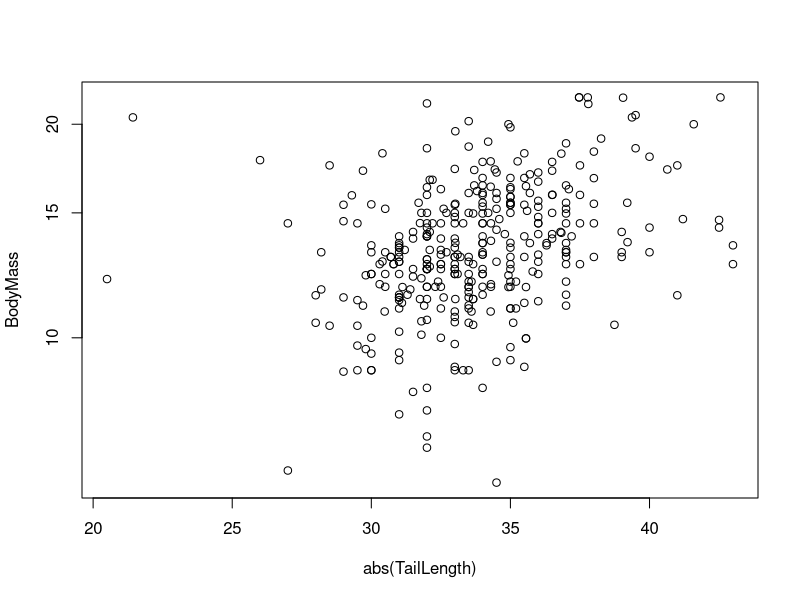

Write R code to recreate this figure.
setwd("~/Desktop/Evolution/Tasks/Project")
Data <- read.csv("DataSet.csv")
Data2 <- read.csv("DataSet2.csv")
Data
Data2
Male <- which(Data[,3] == 'M')
Female <- which(Data[,3] == 'F')
Region <- (Data[,6])
TailLength <- (Data[,9])
BodyMass <- (Data[,7])
plot(abs(TailLength), BodyMass, log="y")
abline(lm(BodyMass ~ TailLength))
citation()
Southeast <- which(Data[,6] == 'Southeast')
Southeast
West <- which(Data[,6] == 'West')
West
Northeast <- which(Data[,6] == 'Northeast')
Northeast